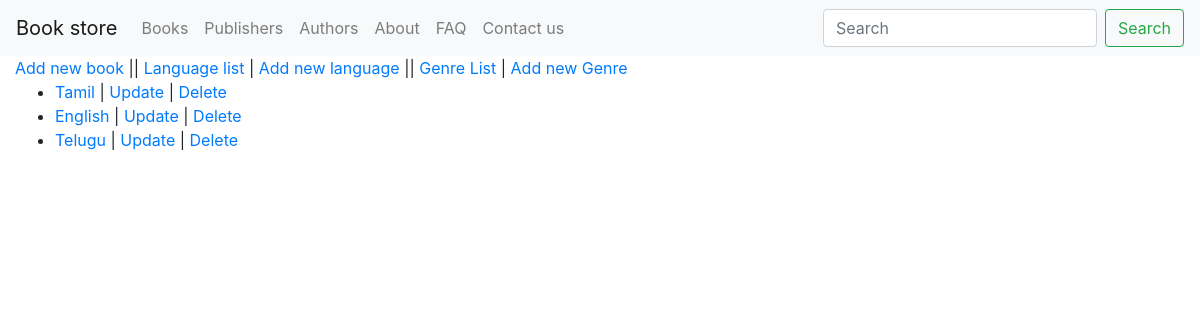
Page /book/language/all/ on the committed database.
### book/models.py (models this page shows)
class Language(models.Model):
	name = models.CharField(max_length = 100)
	slug = AutoSlugField(unique = True, populate_from='name', db_index=True, editable = True, null=True, blank=True)
	created_by = models.TextField(null=True, blank=True) # User related
	updated_by = models.TextField(null=True, blank=True) # User related
	created_on = models.DateTimeField(auto_now_add=True)
	last_updated_on = models.DateTimeField(auto_now=True)
	class Meta:
		pass
	def __str__(self):
		return str(self.name)
	def get_absolute_url(self):
		return reverse("book:language_detail", args=[str(self.slug)])
	def get_update_url(self):
		return reverse("book:language_update", args=[str(self.slug)])

### book/views.py (the view)
# urls.py: path('language/all/', LanguageListView.as_view(), name='language_list'),
class LanguageListView(ListView):
    model = Language
    context_object_name = 'language_list'
    template_name = 'language/language_list.html'

### templates/language/language_list.html
{% extends "base.html" %}
{% block content %}
<a href="{% url 'book:book_create' %}">Add new book</a>  ||
<a href="{% url 'book:language_list' %}">Language list</a> | <a href="{% url 'book:language_create' %}">Add new language</a>  ||
<a href="{% url 'book:genre_list' %}">Genre List</a> | <a href="{% url 'book:genre_create' %}">Add new Genre</a>
    {% if language_list %}
    <ul>
      {% for language in language_list %}
      <li>
        <a href="{{ language.get_absolute_url }}">{{ language }}</a> |  <a href="{{ language.get_update_url }}">Update</a> | <a href="{% url 'book:language_delete' language.slug %}">Delete</a>
      </li>
      {% endfor %}
    </ul>
    {% else %}
      <p>There are no languages.</p>
    {% endif %}
{% endblock %}

### rows in the picture
Language: name "Tamil"
Language: name "English"
Language: name "Telugu"
